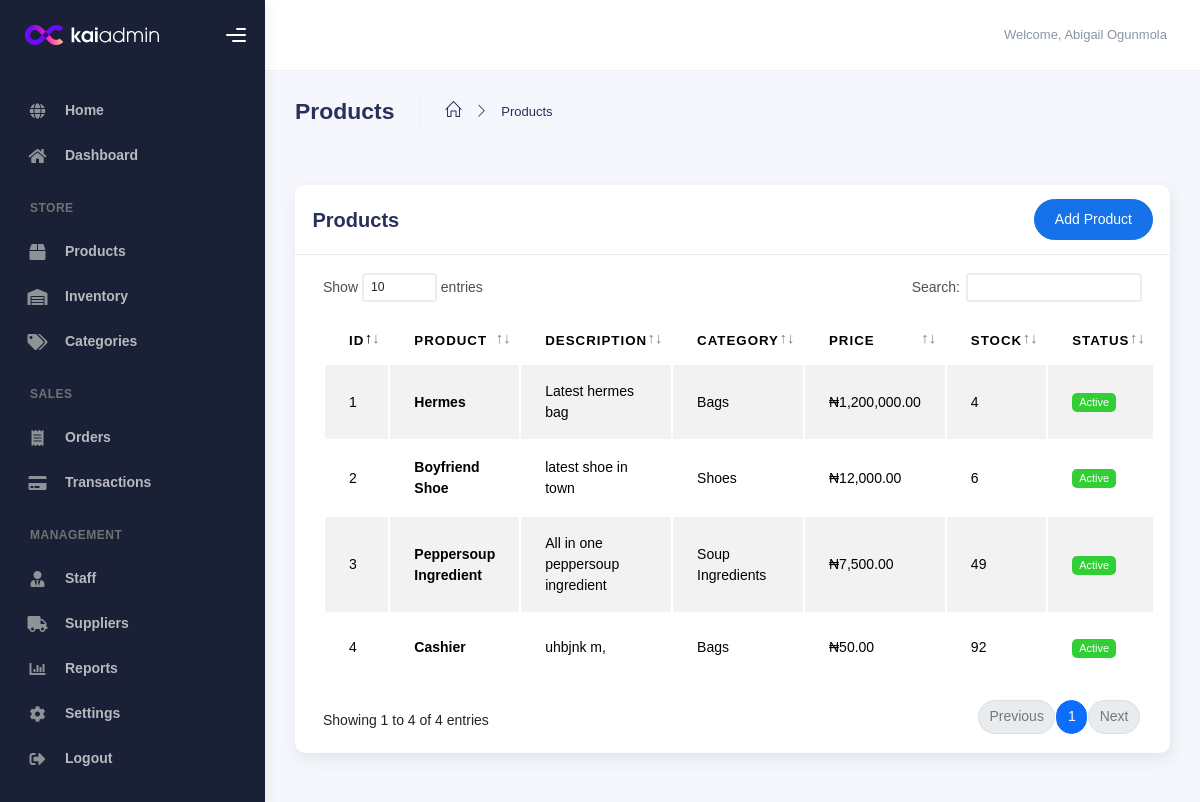
The app's page /admin/products.php (signed in) with its own data.
### tables this page shows
CREATE TABLE `products` (
  `id` int(10) UNSIGNED NOT NULL,
  `name` varchar(150) NOT NULL,
  `description` text DEFAULT NULL,
  `price` decimal(12,2) NOT NULL DEFAULT 0.00,
  `stock_quantity` int(10) UNSIGNED NOT NULL DEFAULT 0,
  `low_stock_threshold` int(10) UNSIGNED NOT NULL DEFAULT 5,
  `category_id` int(10) UNSIGNED NOT NULL,
  `supplier_id` int(10) UNSIGNED DEFAULT NULL,
  `image_url` varchar(255) DEFAULT NULL,
  `is_active` tinyint(1) NOT NULL DEFAULT 1,
  `created_by` int(10) UNSIGNED DEFAULT NULL,
  `created_at` timestamp NOT NULL DEFAULT current_timestamp(),
  `updated_at` timestamp NOT NULL DEFAULT current_timestamp() ON UPDATE current_timestamp()
);

CREATE TABLE `categories` (
  `id` int(10) UNSIGNED NOT NULL,
  `name` varchar(100) NOT NULL,
  `description` text DEFAULT NULL,
  `is_active` tinyint(1) NOT NULL DEFAULT 1,
  `created_at` timestamp NOT NULL DEFAULT current_timestamp(),
  `updated_at` timestamp NOT NULL DEFAULT current_timestamp() ON UPDATE current_timestamp()
);

### admin/products.php (the view, shortened to what this page needs)
<?php
require_once "../includes/db.php";
$categoryId = filter_input(INPUT_GET, 'category', FILTER_VALIDATE_INT);
if ($categoryId && $categoryId > 0) {
    $stmt = $pdo->prepare("
        SELECT
            p.id,
            p.name,
            p.description,
            p.price,
            p.stock_quantity,
            p.image_url,
            p.is_active,
            p.created_at,
            c.name AS category_name
        FROM products p
        LEFT JOIN categories c
            ON p.category_id = c.id
        WHERE p.category_id = :category_id
        ORDER BY p.created_at DESC
    ");
    $stmt->execute([
        ':category_id' => $categoryId
    ]);
} else {
    $stmt = $pdo->query("
        SELECT
            p.id,
            p.name,
            p.description,
            p.price,
            p.stock_quantity,
            p.image_url,
            p.is_active,
            p.created_at,
            c.name AS category_name
        FROM products p
        LEFT JOIN categories c
            ON p.category_id = c.id
        ORDER BY p.created_at DESC
    ");
}
$products = $stmt->fetchAll();
$categoryName = null;
require_once "includes/admin-header.php";
require_once "includes/admin-sidebar.php";
?>
<div class="container">
    <div class="page-inner">
        <div class="d-flex justify-content-between align-items-center mb-4">
            <div class="page-header">
                <h3 class="fw-bold mb-3">Products</h3>
                <ul class="breadcrumbs mb-3">
                    <li class="nav-home">
                        <a href="dashboard.php">
                            <i class="icon-home"></i>
                        </a>
                    </li>
                    <li class="separator">
                        <i class="icon-arrow-right"></i>
                    </li>
                    <li class="nav-item">
                        <a href="products.php">Products</a>
                    </li>
                </ul>
            </div>
        </div>
        <div class="card card-round">
            <div class="card-header">
                <div class="d-flex align-items-center justify-content-between">
                    <h3 class="card-title">
                        <?= $categoryName
                            ? htmlspecialchars($categoryName) . " Products"
                            : "Products"
                        ?>
                    </h3>
                    <a
                        href="add-product.php"
                        class="btn btn-primary btn-round">
                        Add Product
                    </a>
                </div>
            </div>
            <div class="card-body">
                <div class="table-responsive">
                    <table id="basic-datatables" class="display table table-striped table-hover">
                        <thead>
                            <tr>
                                <th>ID</th>
                                <th>Product</th>
                                <th>Description</th>
                                <th>Category</th>
                                <th>Price</th>
                                <th>Stock</th>
                                <th>Status</th>
                            </tr>
                        </thead>
                        <tbody>
                            <?php if (empty($products)): ?>
                                <tr>
                                    <td colspan="8" class="text-center">
                                        No products found.
                                    </td>
                                </tr>
                            <?php else: ?>
                                <?php foreach ($products as $product): ?>
                                    <tr>
                                        <td> <?= (int) $product['id'] ?> </td>
                                        <td>
                                            <strong>
                                                <?= htmlspecialchars($product['name']) ?>
                                            </strong>
                                        </td>
                                        <td>
                                            <?= htmlspecialchars($product['description']) ?>
                                        </td>
                                        <td>
                                            <?= htmlspecialchars($product['category_name'] ?? 'Uncategorized') ?>
                                        </td>
                                        <td>
                                            ₦<?= number_format((float) $product['price'], 2) ?>
                                        </td>
                                        <td>
                                            <?= (int) $product['stock_quantity'] ?>
                                        </td>
                                        <td>
                                            <?php if ((int) $product['is_active'] === 1): ?>
                                                <span class="badge badge-success">
                                                    Active
                                                </span>
                                            <?php else: ?>
                                                <span class="badge badge-danger">
                                                    Inactive
                                                </span>
                                            <?php endif; ?>
                                        </td>
                                    </tr>
                                <?php endforeach; ?>
                            <?php endif; ?>
                        </tbody>
                    </table>
                </div>
            </div>
        </div>
        <?php require_once "includes/admin-footer.php"; ?>

### records on screen
products: id "4", name "Cashier", description "uhbjnk m,", category.name "Bags", price "50.00", stock_quantity "92", is_active "Active"
products: id "3", name "Peppersoup Ingredient", description "All in one peppersoup ingredient", category.name "Soup Ingredients", price "7,500.00", stock_quantity "49", is_active "Active"
products: id "2", name "Boyfriend Shoe", description "latest shoe in town", category.name "Shoes", price "12,000.00", stock_quantity "6", is_active "Active"
products: id "1", name "Hermes", description "Latest hermes bag", category.name "Bags", price "1,200,000.00", stock_quantity "4", is_active "Active"

### other values on screen
$_SESSION['name'] "Abigail Ogunmola"
